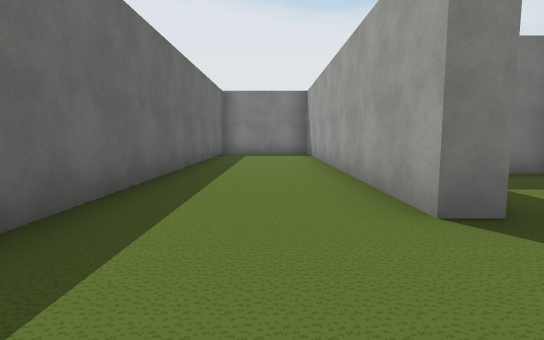
View 1 (above)

24 first-person views from a walk through a scene from a Unity 3-D project. The camera is 1.2 m above the floor, tilts 6° down and sees 80° across. The floor is counted in squares, 2 m on a side. Each view is taken from the middle of a square. On the plan, view 1 faces up. The plan holds only what a view shows up to about 10 squares ahead; the rest is blank. The place goes on beyond the plan. The player is left out. Some surface patterns are stand-ins.

View 2
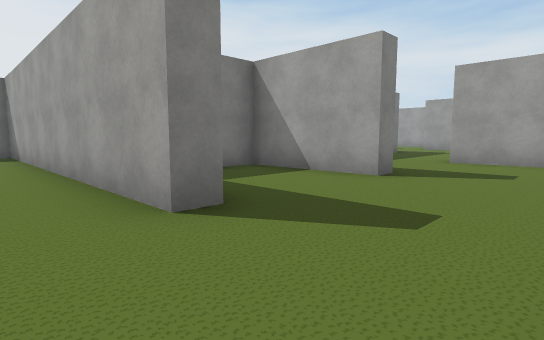

View 3
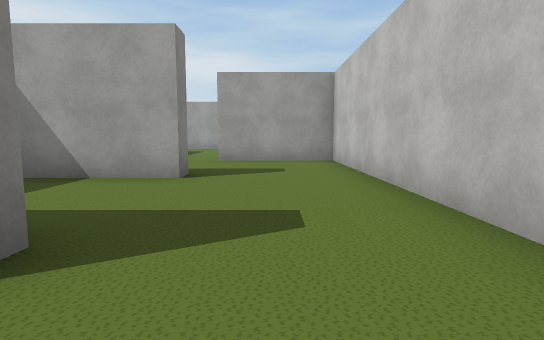

View 4
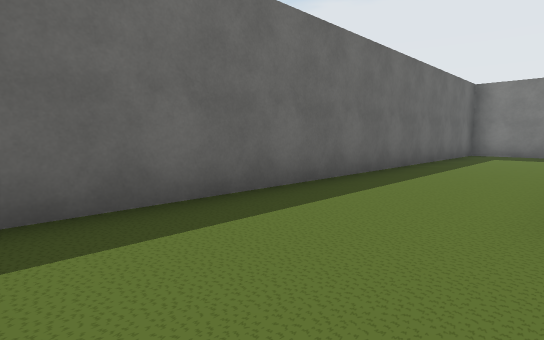

View 5
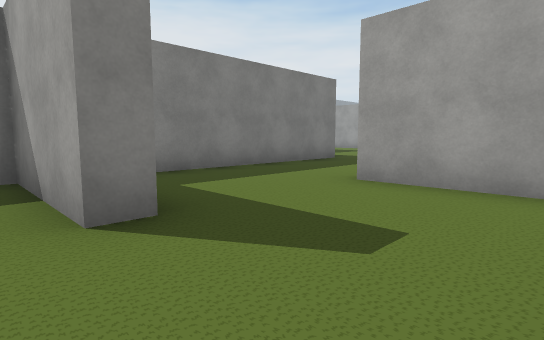

View 6
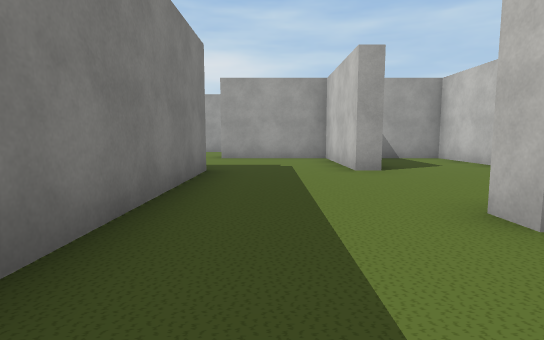

View 7
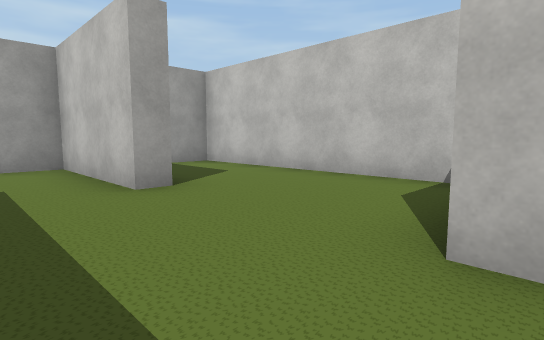

View 8
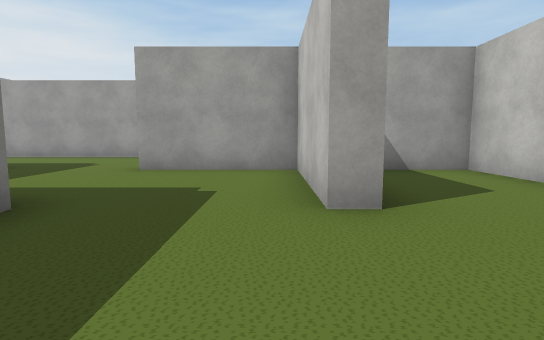

View 9
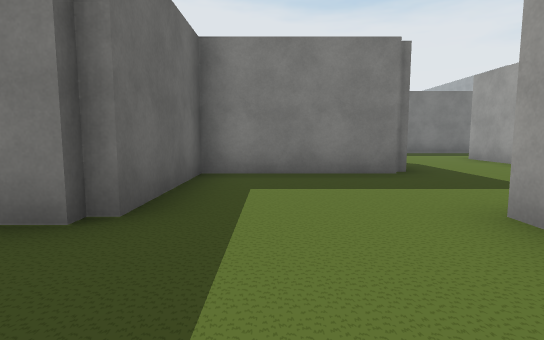

View 10
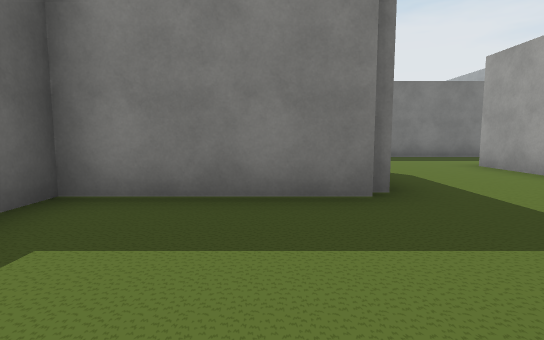

View 11
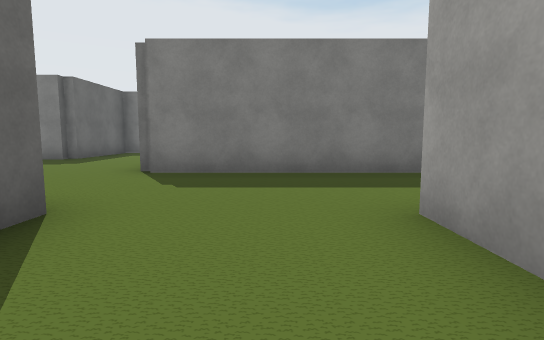

View 12
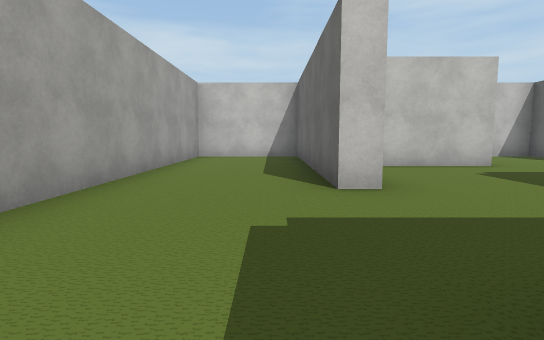

View 13
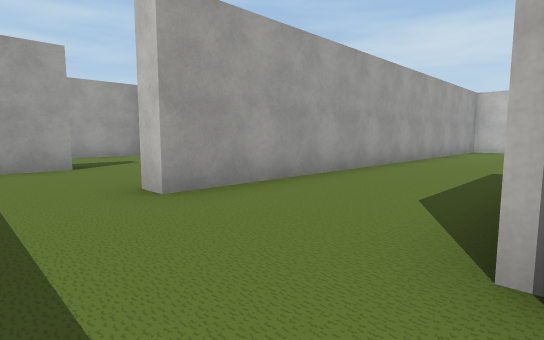

View 14
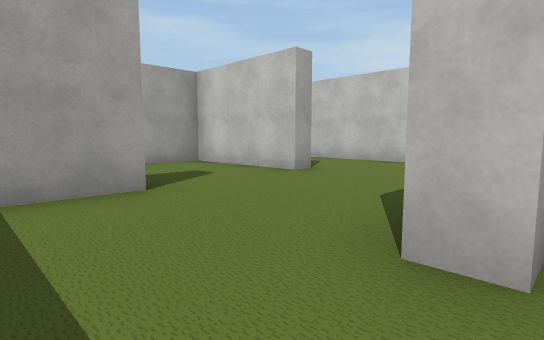

View 15
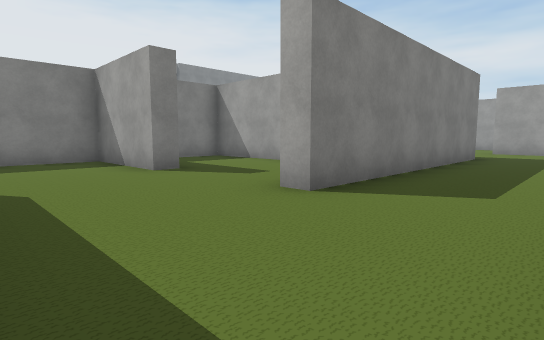

View 16
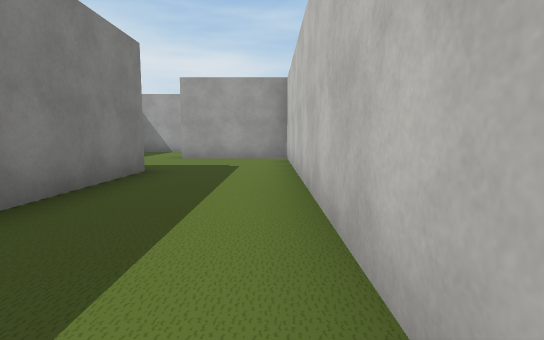

View 17
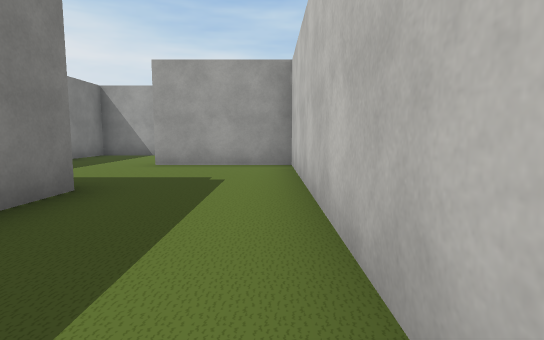

View 18
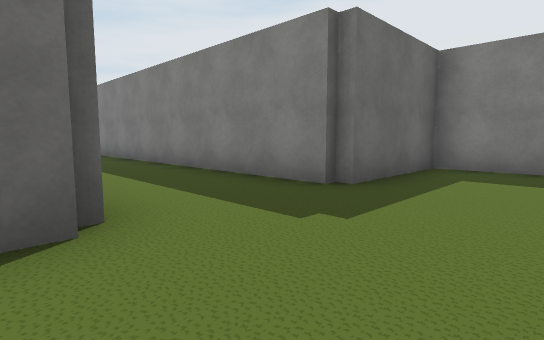

View 19
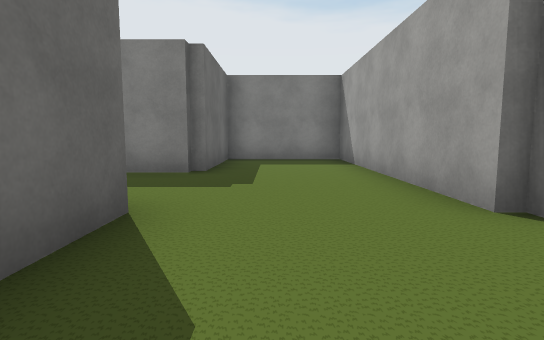

View 20
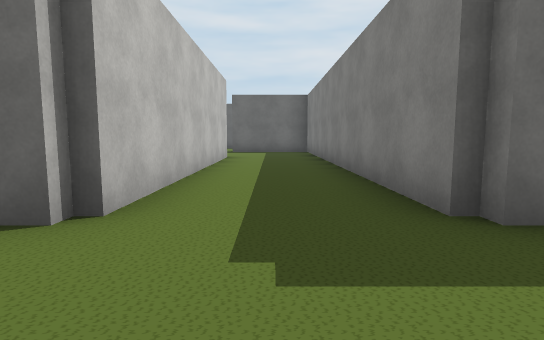

View 21
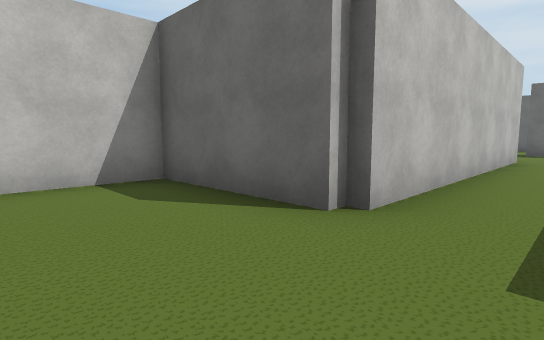

View 22
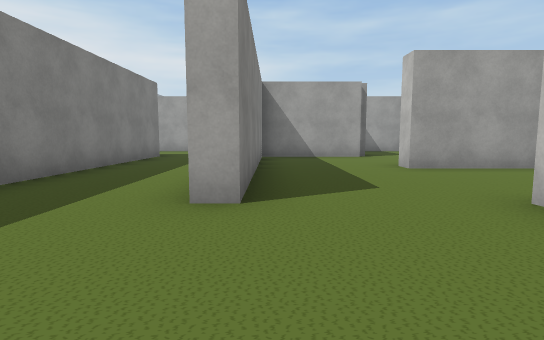

View 23
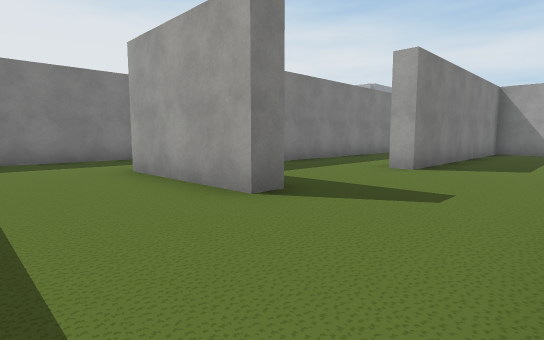

View 24
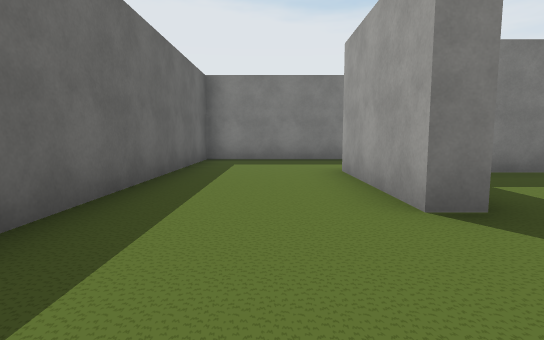

### Floor plan
Points are (right, up) in squares from view 1. A wall is a line through its corners. A room is listed if a view was taken in it or the views show most of it. See-through windows are left out.
Room 1 (views 1, 2, 3, 4, 5, 6)
walls: (1.8, 2.3) (1.2, 2.3) (1.2, 11.2) (-1.7, 11.2) (-1.7, 0.1); (5.1, 2.3) (4.6, 2.3) (4.6, 5.1) (3.8, 5.1); (7.4, 5.1) (6.4, 5.1); (1.8, -0.5) (8, -0.5) (8, 2.3)
ways out: opening at (8, 3.5) to room 2
Room 2 (views 7, 8)
walls: (11.6, 2) (11.6, 2.5) (12.6, 2.5); (8, 2.3) (8.5, 2.3); (8.5, 0.1) (8.5, -0.5) (14.8, -0.5) (14.8, 2); (11.9, 5.1) (7.4, 5.1)
ways out: opening at (8, 3.5) to room 1; opening at (12, 3.5) to room 3
Room 3 (views 9, 10)
walls: (12.6, 2.5) (14.8, 2.5); (14.8, 2) (14.8, 5.4)
ways out: opening at (12, 3.5) to room 2; opening at (13.5, 5) to room 6
Room 4 (views 11, 12, 13, 14, 15, 16, 17, 18, 19, 20, 21)
walls: (22.1, 11.5) (21.5, 11.5) (21.5, 14.3) (14.8, 14.3) (14.8, 20.4) (11.9, 20.4) (11.9, 17.3) (4.6, 17.3); (15.3, 11.5) (15.3, 11); (21, 5.6) (31.7, 5.6) (31.7, 7.5); (15.3, 5.4) (15.3, -0.5) (18.1, -0.5) (18.1, 11.5) (18.8, 11.5); (28.6, 8.2) (21.8, 8.2) (21.8, 8.6) (24.9, 8.6) (24.9, 14.3) (23.5, 14.3); (4.8, 14.7) (11.9, 14.7) (11.9, 11.7) (13.8, 11.7)
ways out: opening at (5, 15.5) to room 5; opening at (15, 6.5) to room 6; opening at (30.5, 8)
Room 5 (views 22, 23, 24)
walls: (4.6, 17.3) (3.1, 17.3); (1.7, 15) (1.7, 14.5) (1.2, 14.5) (1.2, 17.6); (7.5, 14.3) (4.8, 14.3) (4.8, 14.7); (2.4, 20.4) (-1.7, 20.4) (-1.7, 13.9); (8, 9.1) (8, 11.5)
ways out: opening at (5, 15.5) to room 4; opening at (8, 12.5)
Room 6 (no view inside)
walls: (15.1, 8.2) (11.9, 8.2) (11.9, 5.1); (14.8, 5.4) (15.3, 5.4)
ways out: opening at (13.5, 5) to room 3; opening at (15, 6.5) to room 4

Positions as (right, up) in squares from view 1, and headings:
1: (0, 0), facing up
2: (0, 0), facing up-right
3: (0, 1), facing right
4: (1, 0), facing up-left
5: (4, 0), facing up-right
6: (6, 4), facing right
7: (8, 4), facing down-right
8: (9, 3), facing right
9: (13, 3), facing up
10: (14, 5), facing up
11: (17, 9), facing up
12: (16, 9), facing down
13: (15, 13), facing down-right
14: (18, 13), facing down-right
15: (19, 6), facing up-right
16: (23, 6), facing right
17: (25, 6), facing right
18: (14, 14), facing up-left
19: (13, 12), facing up
20: (14, 16), facing left
21: (14, 16), facing down-left
22: (2, 14), facing right
23: (-1, 12), facing up-right
24: (0, 12), facing up
